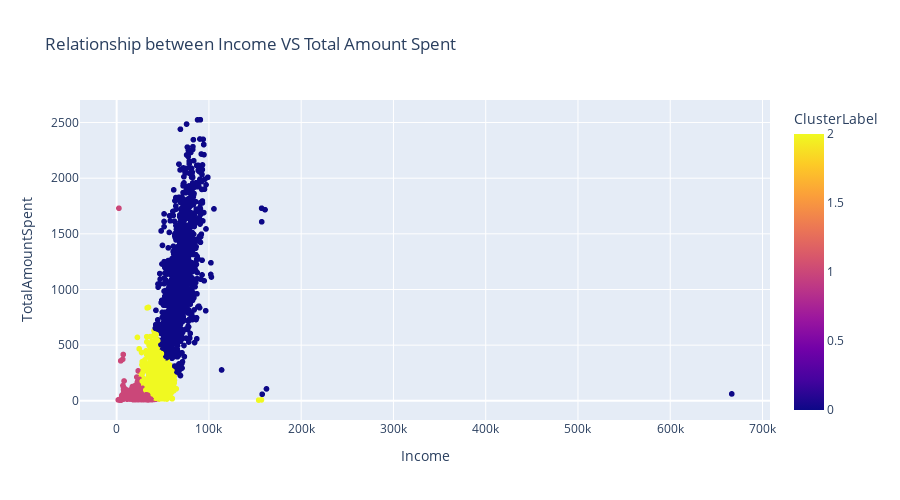

Here is the notebook cell this chart was saved with:
### Code cell
# Create a scatter plot using Plotly Express
fig = px.scatter(
    data_frame=data,  # DataFrame containing the data
    x="Income",       # X-axis variable
    y="TotalAmountSpent",  # Y-axis variable
    title="Relationship between Income VS Total Amount Spent",  # Title of the plot
    color="ClusterLabel",  # Color the points based on cluster labels
    height=500       # Height of the plot
)
fig.show()  # Display the plot

### Figure 1 — Plotly figure (JSON) as saved in the notebook; plotly's stock layout.template omitted (floating-point values rounded to 4 significant figures; data arrays with more than 128 entries replaced by an {"elided": "..."} marker saying what was removed)
{"data": [{"hovertemplate": "Income=%{x}<br>TotalAmountSpent=%{y}<br>ClusterLabel=%{marker.color}<extra></extra>", "legendgroup": "", "marker": {"color": {"elided": "2240 int values"}, "coloraxis": "coloraxis", "symbol": "circle"}, "mode": "markers", "name": "", "showlegend": false, "type": "scattergl", "x": {"elided": "2240 float values"}, "xaxis": "x", "y": {"elided": "2240 int values"}, "yaxis": "y"}], "layout": {"coloraxis": {"colorbar": {"title": {"text": "ClusterLabel"}}, "colorscale": [[0, "#0d0887"], [0.1111, "#46039f"], [0.2222, "#7201a8"], [0.3333, "#9c179e"], [0.4444, "#bd3786"], [0.5556, "#d8576b"], [0.6667, "#ed7953"], [0.7778, "#fb9f3a"], [0.8889, "#fdca26"], [1, "#f0f921"]]}, "height": 500, "legend": {"tracegroupgap": 0}, "title": {"text": "Relationship between Income VS Total Amount Spent"}, "xaxis": {"anchor": "y", "domain": [0, 1], "title": {"text": "Income"}}, "yaxis": {"anchor": "x", "domain": [0, 1], "title": {"text": "TotalAmountSpent"}}}}
